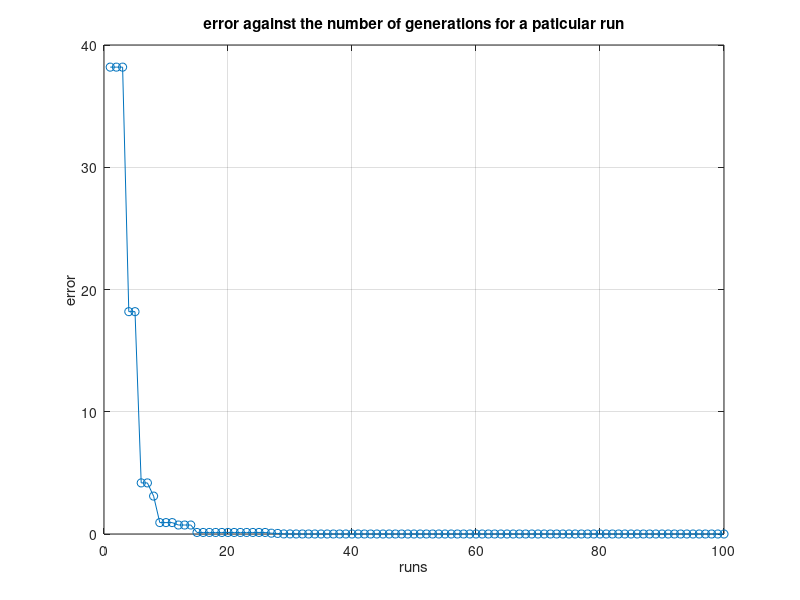
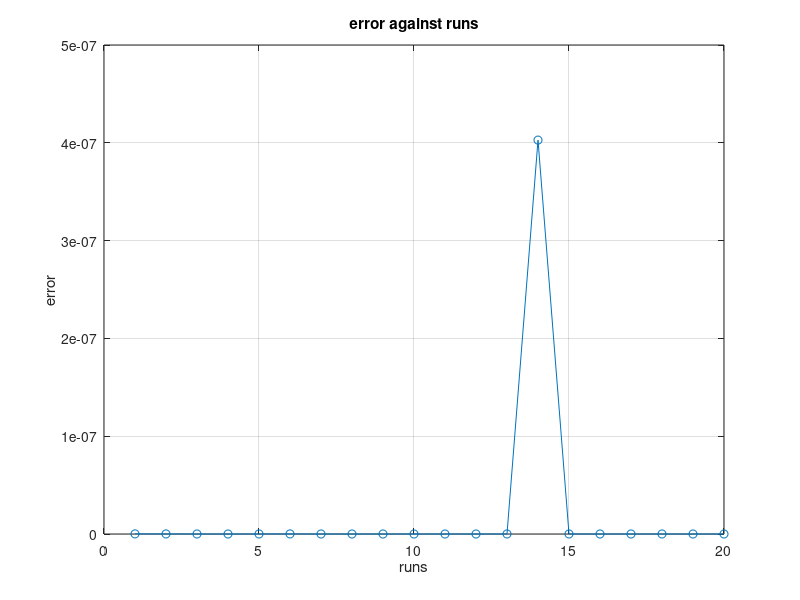
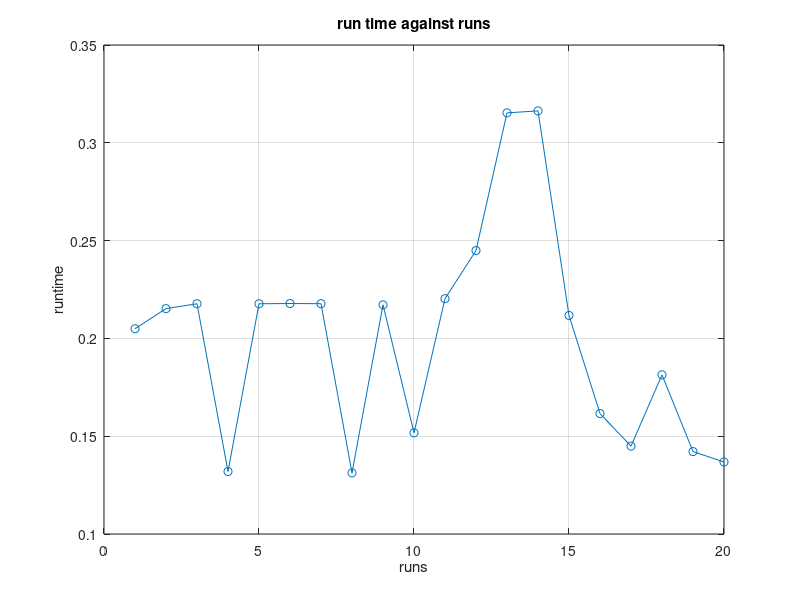
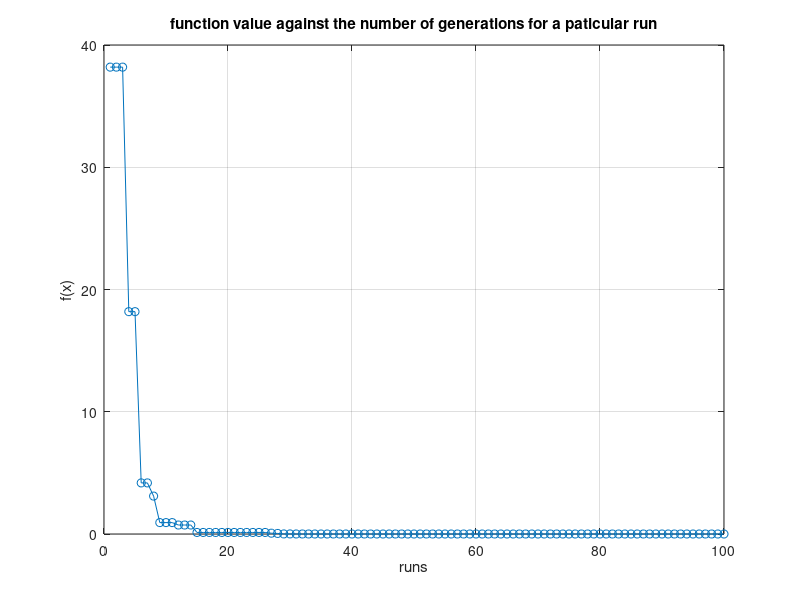

MATLAB code to generate these figures, in order:



% *************************** %
% **    Assignment 2       ** %
% **    AS2016467          ** %
% **    W.B.M.Perera       ** %
% *************************** %






function [f,X] = DE
% f - optimal fitness
% X - optimal solution
% CONTROL PARAMETERS %

clc;
clear;

D = 2; % dimension of problem
NP = 10; % size of population
F = 0.9; % differentiation constant
CR = 0.5; % crossover constant
GEN = 100; % number of generations
L = -10; % low boundary constraint
H = 10; % high boundary constraint



% *************************** %
% ** ALGORITHM’S VARIABLES ** %
% *************************** %

error=zeros(100,1);
time=zeros(20,1);
Error=zeros(20,1);
best=zeros(100,1);
Best=zeros(20,1);
r = zeros(3,1); % randomly selected indices
iBest=1;


% initialize random number generator
function[Pop]=initialization()
   rand('state',sum(100*clock));
    for j = 1:NP % initialize each individual
    Pop(:,j) = L + (H-L)*rand(D,1); % within b.constraints
   
    end
end

% objective function----booth function

function f = fnc(k)
% fitness function

x1 = k(1);
x2 = k(2);

term1 = (x1 + 2*x2 - 7)^2;
term2 = (2*x1 + x2 - 5)^2;
f = term1 + term2;
end


%fitness of the population values
function[Fit]=fitness(Pop)
    for j = 1:NP
    Fit(j) = fnc(Pop(:,j)); % and evaluate fitness
    end
end 

% for 20 runs
for runs=1:20
    tic
    Pop=initialization();                                                    %step 1---> Initialize the population
    Fit=fitness(Pop);                                                        % step 2----> Determinr the fitnes value

    for g = 1:GEN % for each generation
      for j = 1:NP % for each individual
        [Donor_Vector]=doMutation(Pop);                                      %step 3-----> mutation
        [trial_Vector]=docrossOver(Donor_Vector);                            %step 4--->cross over
        doSelection(trial_Vector);                                           %step 5---->selection

      end % end of popoulation
      
      f = Fit(iBest); %best fitness value
      X = Pop(:,iBest); % indices of best fitness value
      error(g)=abs(f); %error since global optimum=0 error=abs(f)
      best(g)=f;
      
     

    end %end of generations
    time(runs)=toc
     
    %figure 1-----> error against the number of generation for a particular run
     x=1:GEN
     y=error
     figure(1)
     plot(x,y,'-o')
     xlabel('runs')
     ylabel('error')
     title('error against the number of generations for a paticular run')
     grid on
    
     %figure 4-----> function value against number of generations for a  particular run
     x=1:GEN
     y=best
     figure(4)
     plot(x,y,'-o')
     xlabel('runs')
     ylabel('f(x)')
     title('function value against the number of generations for a paticular run')
     grid on
     
  
      f = Fit(iBest); % best fitness value of the last generation in a particular run
      X = Pop(:,iBest); % indices of it
      Error(runs)=abs(f); % error of it
      Best(runs)=f; % best fitnesss value
     
  
end % end of runs
   %figure 3---->run time against runs
     x=1:20
     y=time
     figure(3)
     plot(x,y,'-o')
     xlabel('runs')
     ylabel('runtime')
     title('run time against runs')
     grid on
     
 %figure 2---->error against runs
 y=Error
 figure(2)
 plot(x,y,'-o')
 xlabel('runs')
 ylabel('error')
 title('error against runs')
 grid on

 %figure 5---->function value against runs
 x=1:20
y=Best
figure(5)
 plot(x,y,'-o')
 xlabel('runs')
 ylabel('f(x)')
 title('function value against runs')
 grid on

function [Donor_Vector]=doMutation(Pop) % function for mutation
    
r(1) = floor(rand()* NP) + 1;
while r(1)==j
r(1) = floor(rand()* NP) + 1;
end
r(2) = floor(rand()* NP) + 1;
while (r(2)==r(1))||(r(2)==j)
r(2) = floor(rand()* NP) + 1;
end
r(3) = floor(rand()* NP) + 1;
while (r(3)==r(2))||(r(3)==r(1))||(r(3)==j)
r(3) = floor(rand()* NP) + 1;
end

for i=1:D
Donor_Vector(i)= Pop(i,r(3)) + F * (Pop(i,r(1)) - Pop(i,r(2)));
end


end



function[trial_Vector]=docrossOver(Donor_Vector) % function for crossover
        
  Rnd = floor(rand()*D) + 1;
  for i = 1:D
  if ( rand()<CR ) || ( Rnd==i )
     trial_Vector= Donor_Vector;
  else
  trial_Vector= Pop(:,j);
  end
  end
end  




    

function doSelection(trial_Vector) %function for selection
    f = fnc(trial_Vector);
    % if trial is better or equal than current
    if f <= Fit(j)
    Pop(:,j) = trial_Vector; % replace current by trial
    Fit(j) = f ;
    % if trial is better than the best
    if f <= Fit(iBest)
    iBest = j;  
    
    end
    end  
    
    
end



end